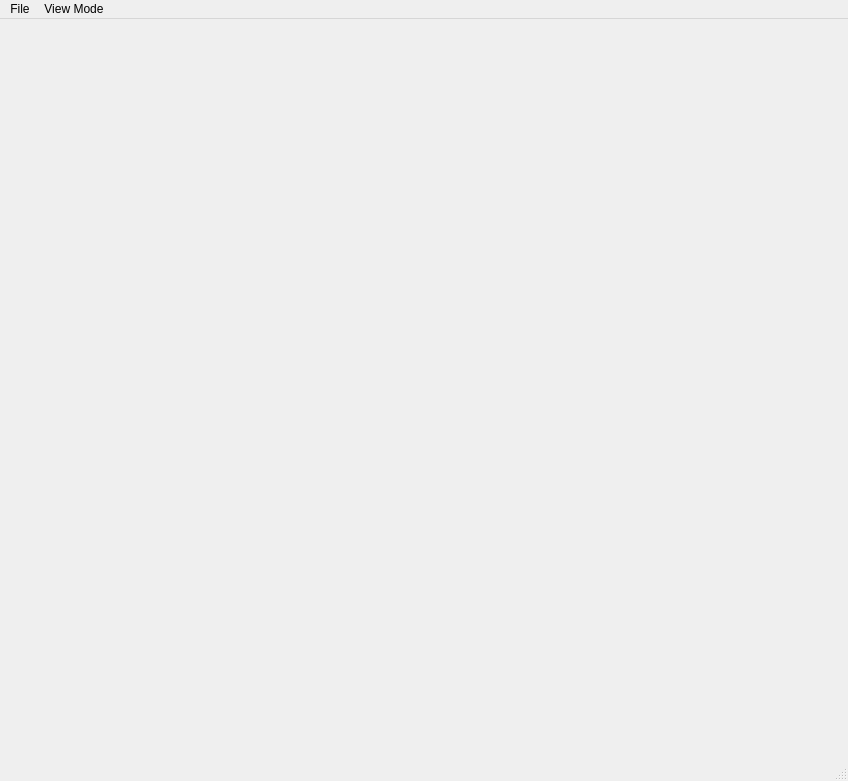
<?xml version="1.0" encoding="UTF-8"?>
<ui version="4.0">
 <class>trackviewer</class>
 <widget class="QMainWindow" name="trackviewer">
  <property name="geometry">
   <rect>
    <x>0</x>
    <y>0</y>
    <width>848</width>
    <height>781</height>
   </rect>
  </property>
  <property name="windowTitle">
   <string>Track Viewer</string>
  </property>
  <widget class="QWidget" name="centralwidget">
   <layout class="QHBoxLayout" name="horizontalLayout">
    <item>
     <layout class="QVBoxLayout" name="verticalLayout"/>
    </item>
   </layout>
  </widget>
  <widget class="QMenuBar" name="menubar">
   <property name="geometry">
    <rect>
     <x>0</x>
     <y>0</y>
     <width>848</width>
     <height>21</height>
    </rect>
   </property>
   <widget class="QMenu" name="menuFile">
    <property name="title">
     <string>File</string>
    </property>
    <addaction name="actionOpen_file"/>
    <addaction name="actionOpen_3D_points"/>
   </widget>
   <widget class="QMenu" name="menuView_Mode">
    <property name="title">
     <string>View Mode</string>
    </property>
   </widget>
   <addaction name="menuFile"/>
   <addaction name="menuView_Mode"/>
  </widget>
  <widget class="QStatusBar" name="statusbar"/>
  <action name="actionOpen_file">
   <property name="text">
    <string>Open file</string>
   </property>
  </action>
  <action name="actionOpen_3D_points">
   <property name="text">
    <string>Open 3D points</string>
   </property>
  </action>
 </widget>
 <resources/>
 <connections/>
</ui>
